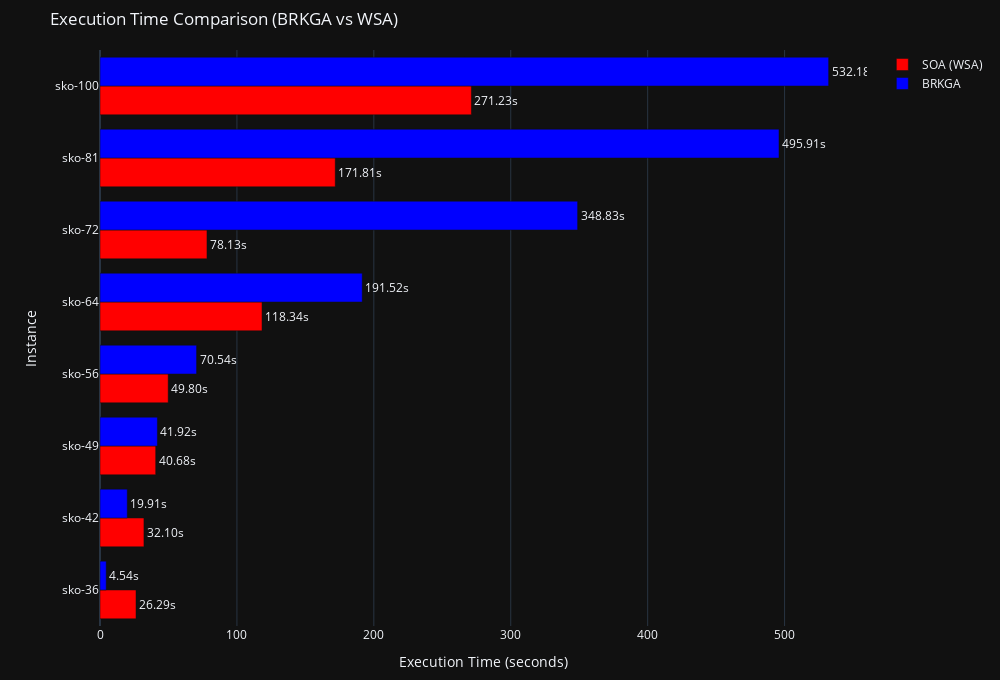

Notebook cell for this chart:
### Code cell
output_report.plot_execution_time_comparison("WSA")

### Figure 1 — Plotly figure (JSON) as saved in the notebook; plotly's stock layout.template omitted (floating-point values rounded to 4 significant figures)
{"data": [{"hoverinfo": "x+y+name", "marker": {"color": "#FF0000"}, "name": "SOA (WSA)", "orientation": "h", "text": ["26.29s", "32.10s", "40.68s", "49.80s", "118.34s", "78.13s", "171.81s", "271.23s"], "textposition": "outside", "type": "bar", "x": [26.29, 32.1, 40.68, 49.8, 118.3, 78.13, 171.8, 271.2], "y": ["sko-36", "sko-42", "sko-49", "sko-56", "sko-64", "sko-72", "sko-81", "sko-100"]}, {"hoverinfo": "x+y+name", "marker": {"color": "#0000FF"}, "name": "BRKGA", "orientation": "h", "text": ["4.54s", "19.91s", "41.92s", "70.54s", "191.52s", "348.83s", "495.91s", "532.18s"], "textposition": "outside", "type": "bar", "x": [4.538, 19.91, 41.92, 70.54, 191.5, 348.8, 495.9, 532.2], "y": ["sko-36", "sko-42", "sko-49", "sko-56", "sko-64", "sko-72", "sko-81", "sko-100"]}], "layout": {"barmode": "group", "font": {"size": 12}, "height": 680, "margin": {"b": 50, "l": 100, "r": 50, "t": 50}, "title": {"text": "Execution Time Comparison (BRKGA vs WSA)"}, "width": 1000, "xaxis": {"title": {"text": "Execution Time (seconds)"}}, "yaxis": {"title": {"text": "Instance"}}}}
